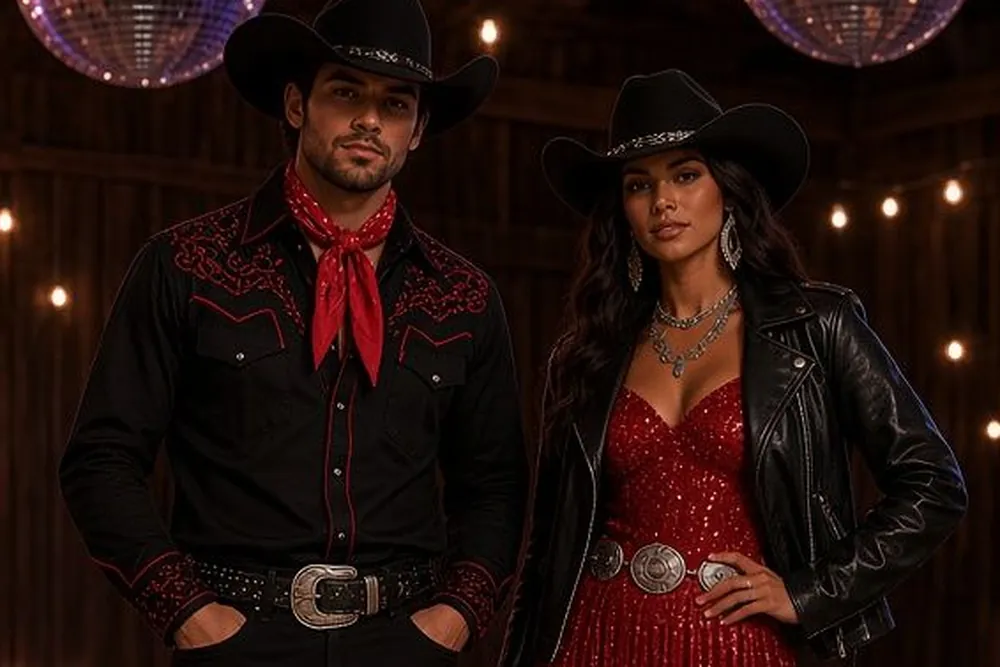
#> input picture assets/editorial-photobooth.webp, 1000 x 667 px
$ python -i generate-premium-editorial.py   (imports and definitions only)
#> lines starting #> are read from the running program, lines starting #| are printed output that depends on the picture
#> further down, picture is the input picture: PIL image 1000x667 RGB; mean R, G, B 35.1, 16.1, 12.1
"""Generate premium editorial images for Cowboy Disco Party.

Brand-aligned illustration set (champagne / midnight / leather / chrome)
used in the homepage editorial slots until real photography lands.
"""

from __future__ import annotations

from pathlib import Path

from PIL import Image, ImageDraw, ImageFilter, ImageFont

ROOT = Path(__file__).resolve().parents[1]
ASSETS = ROOT / "assets"

MIDNIGHT = (13, 13, 13)
IVORY = (247, 243, 237)
CHAMPAGNE = (199, 167, 106)
CHAMPAGNE_LIGHT = (224, 201, 146)
LEATHER = (122, 90, 58)
CHROME = (192, 200, 212)
WARM = (232, 196, 140)


# [13 lines left out: function load_font, not called in this run]


def lerp(a: int, b: int, t: float) -> int:
    return int(a + (b - a) * t)


# [70 lines left out: functions golden_gradient, draw_mirror_ball, add_glow_orbs, add_bokeh, not called in this run]


def add_grain_and_vignette(img: Image.Image, grain: int = 24, vignette: float = 0.55) -> Image.Image:
#> called with grain = 24, vignette = 0.55
    w, h = img.size
#> w = 1000; h = 667
    noise = Image.effect_noise((w, h), 64).convert("L")
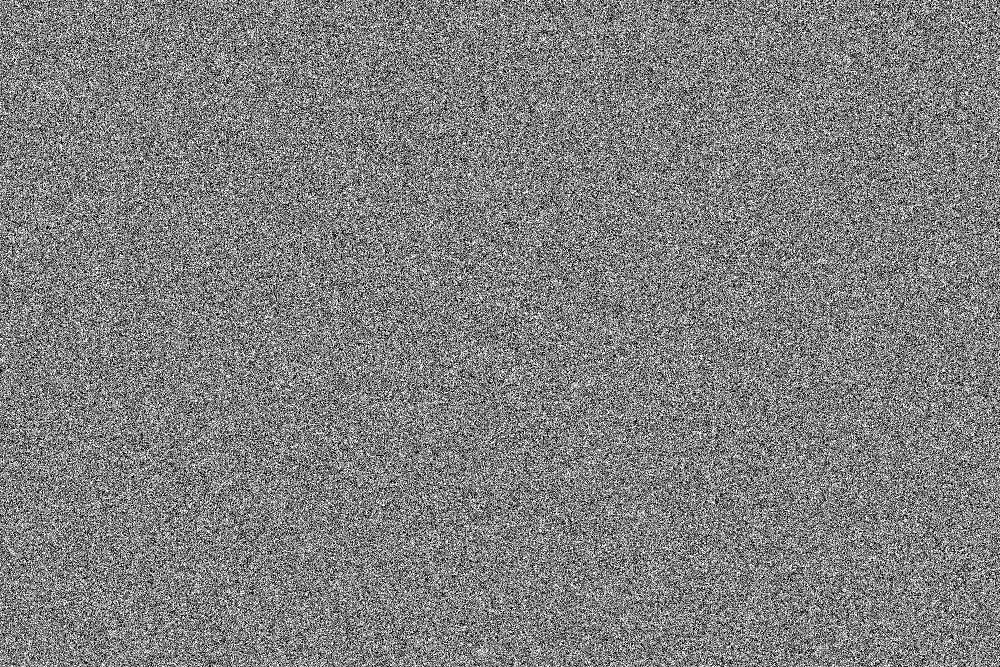
#> noise: PIL image 1000x667 L; min 0, max 255, mean 127.6
    img = Image.composite(
        img, Image.new("RGB", (w, h), MIDNIGHT), noise.point(lambda v: 255 - grain + (v * grain // 255))
    )

    mask = Image.new("L", (w, h), 0)
#> mask: PIL image 1000x667 L; every value is 0
    mdraw = ImageDraw.Draw(mask)
    mdraw.ellipse((-w * 0.35, -h * 0.35, w * 1.35, h * 1.35), fill=int(255 * vignette))
    mask = mask.filter(ImageFilter.GaussianBlur(min(w, h) // 5))
#> mask: PIL image 1000x667 L; every value is 140
    dark = Image.new("RGB", (w, h), MIDNIGHT)
#> dark: PIL image 1000x667 RGB; every value is 13
    return Image.composite(img, dark, mask.point(lambda v: 255 - int((255 - v) * 0.45)))
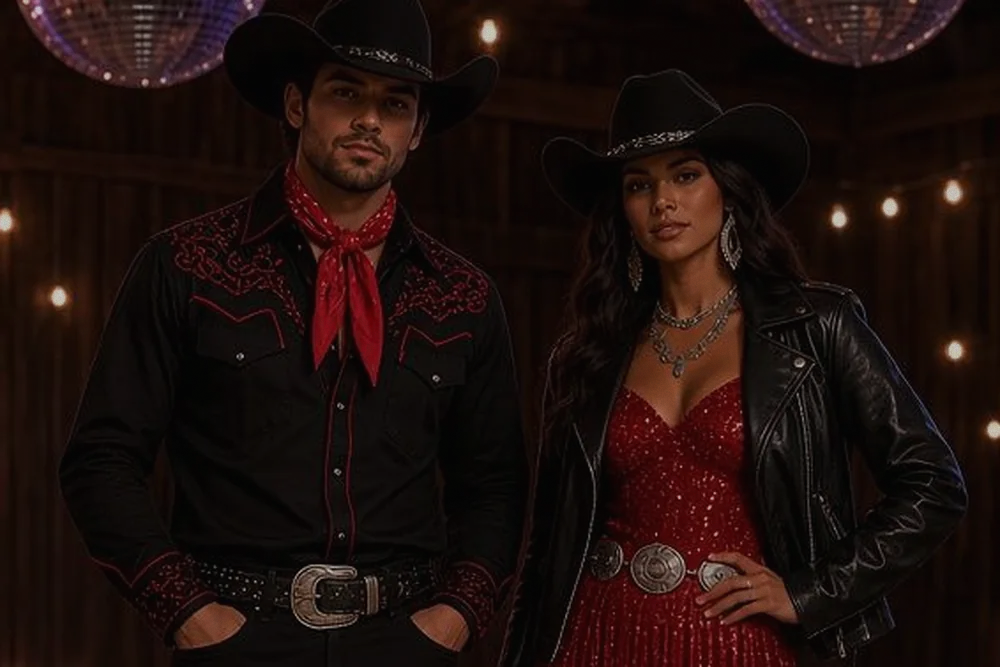
#> returned value: PIL image 1000x667 RGB; mean R, G, B 29.8, 15.3, 12.3


# [378 lines left out: functions editorial_atmosphere, editorial_wardrobe, _coupe, editorial_cocktails, editorial_dancefloor, _polaroid and 4 more, not called in this run]


# [2 lines not run here, left out]

>>> from PIL import Image
>>> picture = Image.open('../assets/editorial-photobooth.webp')
>>> result = add_grain_and_vignette(picture)
